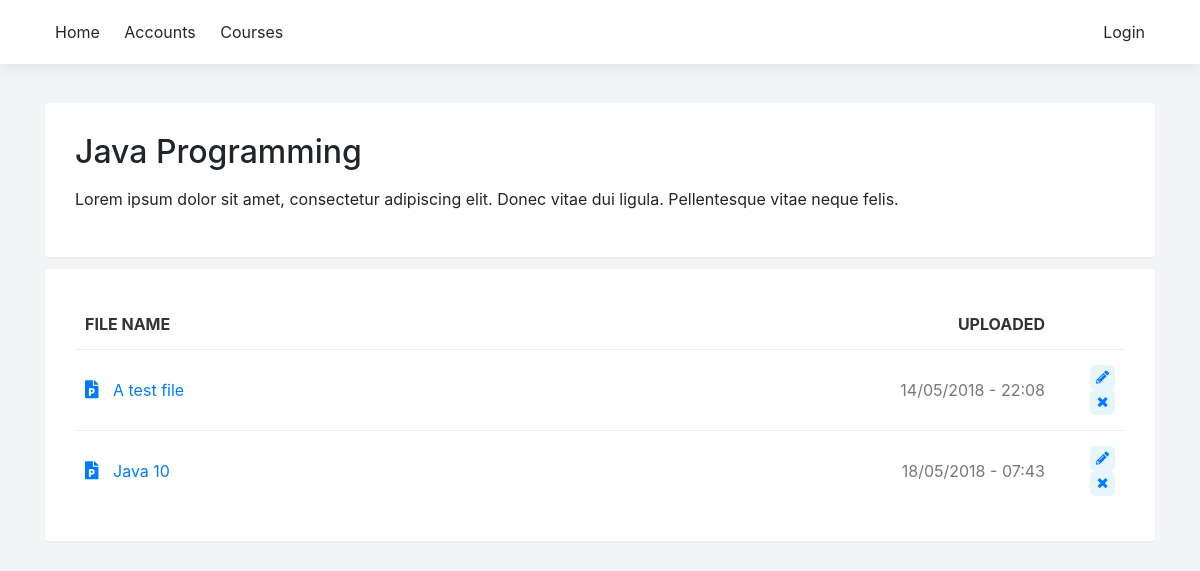
The page /programs/course/1 on the database its author committed.
### sems/models.py (models this page shows)
class Course(models.Model):
    name = models.CharField(max_length=200)
    summary = models.TextField(max_length=600, null=True, blank=True)
    program = models.ForeignKey(Program, on_delete=models.CASCADE)
    start_date = models.DateField()
    end_date = models.DateField()
    credits = models.IntegerField(null=True, default=80)
    def __str__(self):
        return self.name

class Upload(models.Model):
    name = models.CharField(max_length=100)
    course = models.ForeignKey(Course, on_delete=models.CASCADE)
    file = models.FileField(upload_to='files/', validators=[FileExtensionValidator(['pdf', 'docx', 'doc', 'xls', 'xlsx', 'ppt', 'pptx', 'zip', 'rar', '7zip'])])
    upload_time = models.DateTimeField(default=datetime.now, null=True)
    def get_extension_short(self):
        ext = str(self.file).split(".")
        ext = ext[len(ext)-1]
        if ext == 'doc' or ext == 'docx':
            return 'word'
        elif ext == 'pdf':
            return 'pdf'
        elif ext == 'xls' or ext == 'xlsx':
            return 'excel'
        elif ext == 'ppt' or ext == 'pptx':
            return 'powerpoint'
        elif ext == 'zip' or ext == 'rar' or ext == '7zip':
            return 'archive'
    def __str__(self):
        return str(self.file)[6:]

### sems/views.py (the view)
# urls.py: path('programs/course/<int:pk>', views.course_detail, name='course_detail'),
def course_detail(request, pk):
    course = Course.objects.get(pk = pk)
    files = Upload.objects.filter(course_id = pk)
    users = User.objects.all()
    return render(
        request, 'course_single.html', {'usrs': users, 'course': course, 'files': files, 'media_url': settings.MEDIA_ROOT},
    )

### sems/templates/course_single.html (shortened to what this page needs)
{% extends 'base_generic.html' %}
{% block content %}
<div class="card-box">
    <h2>{{ course }}</h2>
    <p>Lorem ipsum dolor sit amet, consectetur adipiscing elit. Donec vitae dui ligula. Pellentesque vitae neque felis.</p>
</div>
{% load static %}
<div class="shadow-box">
    {% if files %}
    <table>
        <thead>
            <tr>
                <th>File name</th>
                <th class="text-right">Uploaded</th>
                <th></th>
            </tr>
        </thead>
        <tbody>
        {% for file in files %}
        <tr>
            <td><a href="{% static 'uploads/files/' %}{{ file }}" title="{{ file }}"><i style="font-size: 18px; padding-right: 10px;" class="fas fa-file-{{ file.get_extension_short }}"></i> {{ file.name }}</a><br/></td>
            <td class="text-right">{{ file.upload_time|date:'d/m/Y - H:i' }}</td>
            <td style="width: 70px" class="text-right"><a href="#"><span class="label sm-label"><i class="fas fa-pencil-alt"></i></span></a>
                <a href="#"><span class="label sm-label"><i class="fas fa-times"></i></span></a></td>
        </tr>
        {% endfor %}
        </tbody>
    </table>
    {% else %}
    <p class="lead">No files have been uploaded</p>
    {% endif %}
    </div>
{% endblock %}

### sems/static/css/main.css (style rules this page uses)
* { --main-color: #006992; }
body { background-color: rgb(243, 244, 245) }
.shadow-box, .card-box { background-color: #fff; padding: 30px; border-radius: 3px; margin-bottom: 10px; border-bottom: 2px solid #eee; }
table { width: 100%; }
td, th { padding: 15px 10px; border-top: 1px solid #eee; color: #777; }
th { border: none; color: #333; background-color: #fff; text-transform: uppercase; }
.label { display: inline-flex; justify-content: center; align-items: center; background-color: #5bc0de25; border-radius: 5px; padding: 5px; }
.sm-label { width: 25px; height: 25px; font-size: 13px; }

### rows shown on the page
Course: name "Java Programming"
Upload: name "A test file", upload_time "14/05/2018 - 22:08"
Upload: name "Java 10", upload_time "18/05/2018 - 07:43"
